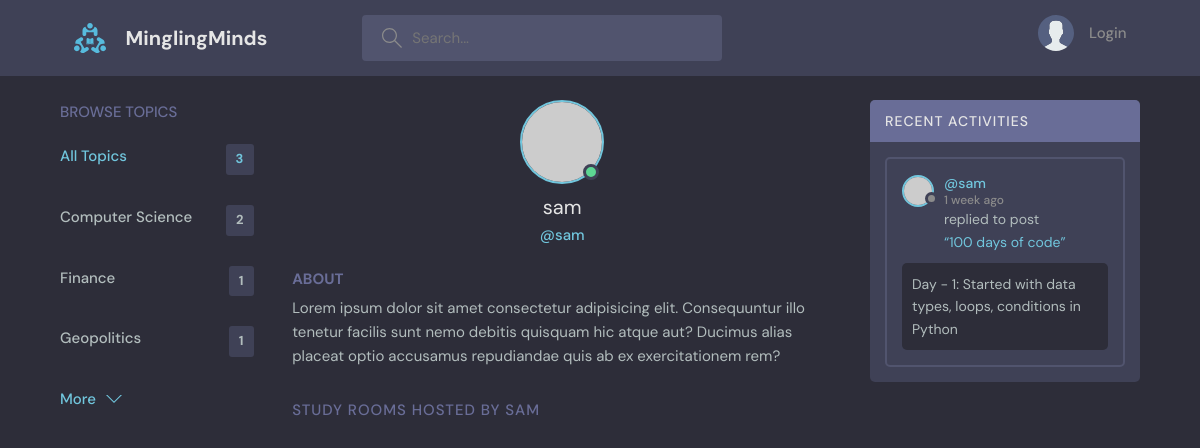
Before: /profile/2/ with the older database file.
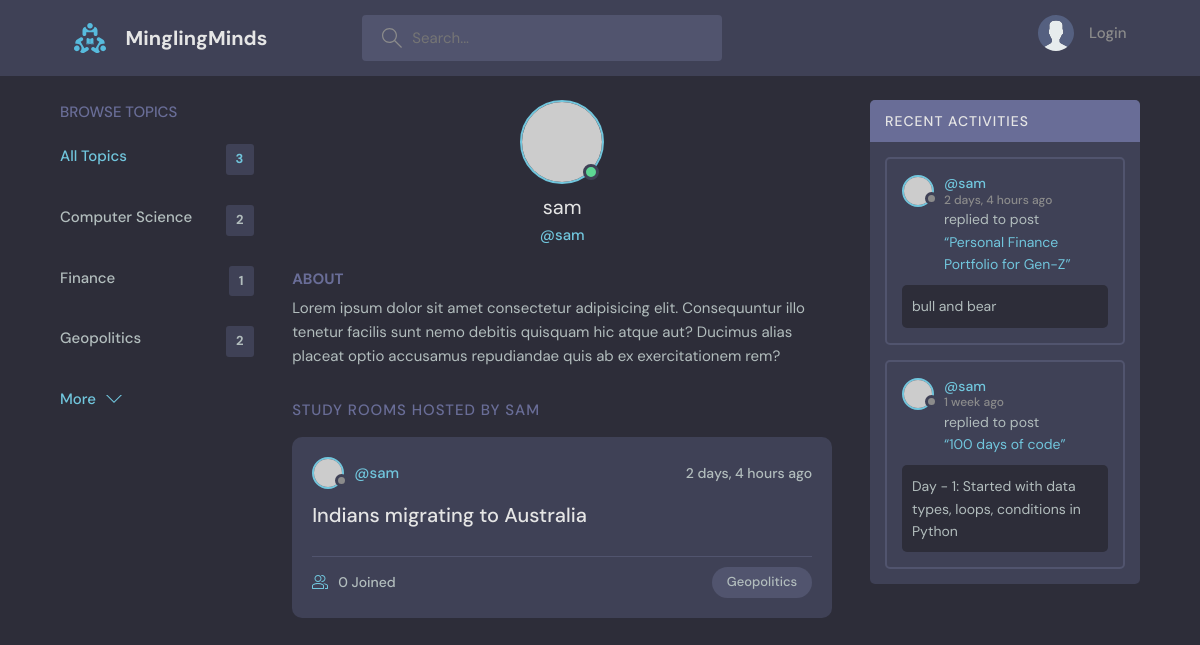
After: the same page with the newer database file.
### base/models.py (models this page shows, shortened)
class Topic(models.Model):
    name = models.CharField(max_length=200)

class Message(models.Model):
    user = models.ForeignKey(User, on_delete = models.CASCADE)
    room = models.ForeignKey(Room, on_delete = models.CASCADE)
    body = models.TextField()
    updated = models.DateTimeField(auto_now=True)
    created = models.DateTimeField(auto_now_add=True)
    class Meta:
        ordering = ['-updated', '-created']

class Room(models.Model):
    host = models.ForeignKey(User, on_delete = models.SET_NULL, null=True)
    topic = models.ForeignKey(Topic, on_delete = models.SET_NULL, null=True)
    name = models.CharField(max_length=200)
    description = models.TextField(null=True, blank=True)
    participants = models.ManyToManyField(User, related_name="participants", blank=True)
    updated = models.DateTimeField(auto_now=True)
    created = models.DateTimeField(auto_now_add=True)
    class Meta:
        ordering = ['-updated', '-created']

### base/views.py (the view)
# urls.py: path('profile/<str:pk>/', views.userProfile, name="user-profile"),
def userProfile(request, pk):
    user = User.objects.get(id=pk)
    rooms = user.room_set.all()
    room_messages = user.message_set.all()
    topics = Topic.objects.all()
    context = {'user':user, 'rooms':rooms, 'room_messages':room_messages, 'topics':topics}
    return render(request, 'base/profile.html', context)

### base/templates/base/profile.html (shortened to what this page needs)
{% extends 'main.html' %}
{% block content %}
  <main class="profile-page layout layout--3">
    <div class="container">
      {% include 'base/topics_componant.html' %}
      <div class="roomList">
        <div class="profile">
          <div class="profile__avatar">
            <div class="avatar avatar--large active">
              <img src="https://randomuser.me/api/portraits/men/11.jpg" />
            </div>
          </div>
          <div class="profile__info">
            <h3>{{user.username}}</h3>
            <p>@{{user.username}}</p>
          </div>
          <div class="profile__about">
            <h3>About</h3>
            <p>
              Lorem ipsum dolor sit amet consectetur adipisicing elit. Consequuntur illo tenetur
              facilis sunt nemo debitis quisquam hic atque aut? Ducimus alias placeat optio
              accusamus repudiandae quis ab ex exercitationem rem?
            </p>
          </div>
        </div>
        <div class="roomList__header">
          <div>
            <h2>Study Rooms Hosted by {{user.username}}</a>
            </h2>
          </div>
        </div>
        {% include 'base/feed_componant.html' %}
      </div>
      {% include 'base/activity_componant.html' %}
    </div>
  </main>
{% endblock content %}

### base/templates/base/topics_componant.html
<div class="topics">
    <div class="topics__header">
      <h2>Browse Topics</h2>
    </div>
    <ul class="topics__list">
      <li>
        <a href="{% url 'home' %}" class="active">All Topics <span>{{ topics.all.count }}</span></a>
      </li>
      {% for topic in topics %}
      <li>
        <a href="{% url 'home' %}?q={{topic.name}}">{{ topic.name }} <span>{{ topic.room_set.all.count }}</span></a>
      </li>
      {% endfor %}
    </ul>
    <a class="btn btn--link" href="topics.html">
      More
      <svg version="1.1" xmlns="http://www.w3.org/2000/svg" width="32" height="32" viewBox="0 0 32 32">
        <title>chevron-down</title>
        <path d="M16 21l-13-13h-3l16 16 16-16h-3l-13 13z"></path>
      </svg>
    </a>
  </div>

### base/templates/base/feed_componant.html (shortened to what this page needs)
{% for room in rooms %}
<div class="roomListRoom">
    <div class="roomListRoom__header">
      <a href="{% url 'user-profile' room.host.id %}" class="roomListRoom__author">
        <div class="avatar avatar--small">
          <img src="https://randomuser.me/api/portraits/women/11.jpg" />
        </div>
        <span>@{{room.host.username}}</span>
      </a>
      <div class="roomListRoom__actions">
        <span>{{room.created | timesince}} ago</span>
      </div>
    </div>
    <div class="roomListRoom__content">
      <a href="{% url 'room' room.id %}">{{room.name}}</a>
    </div>
    <div class="roomListRoom__meta">
      <a href="{% url 'room' room.id %}" class="roomListRoom__joined">
        {{room.participants.all.count}} Joined
      </a>
      <p class="roomListRoom__topic">{{room.topic.name}}</p>
    </div>
  </div>
  {% endfor %}

### base/templates/base/activity_componant.html (shortened to what this page needs)
<div class="activities">
    <div class="activities__header">
      <h2>Recent Activities</h2>
    </div>
    {% for message in room_messages %}
    <div class="activities__box">
      <div class="activities__boxHeader roomListRoom__header">
        <a href="{% url 'user-profile' message.user.id %}" class="roomListRoom__author">
          <div class="avatar avatar--small">
            <img src="https://randomuser.me/api/portraits/women/11.jpg" />
          </div>
          <p>
            @{{message.user}}
            <span>{{message.created|timesince}} ago</span>
          </p>
        </a>
      </div>
      <div class="activities__boxContent">
        <p>replied to post <a href="{% url 'room' message.room.id %}">“{{ message.room.name }}”</a></p>
        <div class="activities__boxRoomContent">
        {{ message.body }}
        </div>
      </div>
    </div>
    {% endfor %}
  </div>

Changed rows visible on the page:
computed for Topic "Geopolitics": room_set.all.count "1" → "2"
added Room: host.username "sam", created "2 days, 4 hours", name "Indians migrating to Australia", participants.all.count "0", topic.name "Geopolitics"
added Message: user "sam", created "2 days, 4 hours", room.name "Personal Finance Portfolio for Gen-Z", body "bull and bear"
